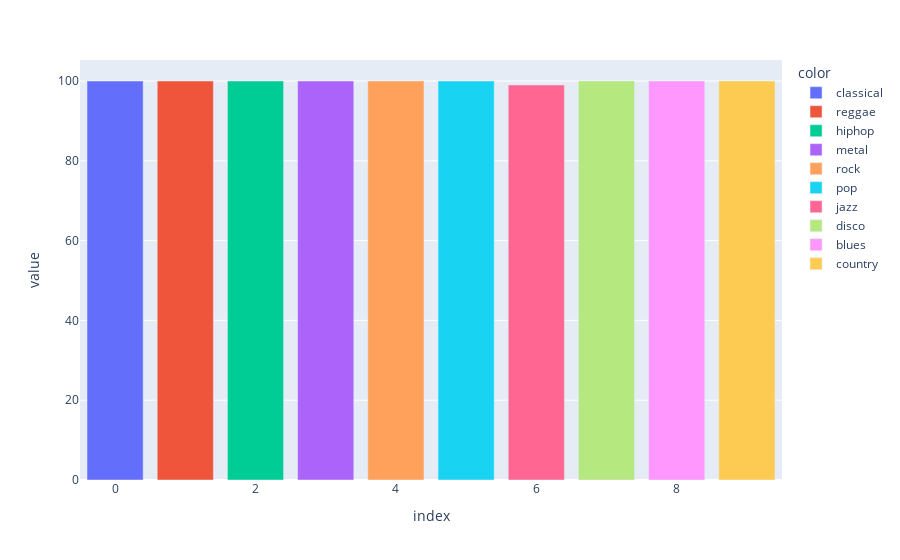

Notebook code for this chart:
### Code cell
counts = list()
for cls in classes_names:
    path = os.path.join(f"/home/Ravikumar/freelance/computer vision/music_genre/dataset/images_original/{cls}")
    c= len(os.listdir(path))
    counts.append(c)
    # print(f"Number of {cls} Samples: {len(os.listdir(path))}")
fig = px.bar(counts,color = classes_names)
fig.show()

### Figure 1 — Plotly figure (JSON) as saved in the notebook; plotly's stock layout.template omitted (floating-point values rounded to 4 significant figures)
{"data": [{"alignmentgroup": "True", "hovertemplate": "color=classical<br>index=%{x}<br>value=%{y}<extra></extra>", "legendgroup": "classical", "marker": {"color": "#636efa", "pattern": {"shape": ""}}, "name": "classical", "offsetgroup": "classical", "orientation": "v", "showlegend": true, "textposition": "auto", "type": "bar", "x": [0], "xaxis": "x", "y": [100], "yaxis": "y"}, {"alignmentgroup": "True", "hovertemplate": "color=reggae<br>index=%{x}<br>value=%{y}<extra></extra>", "legendgroup": "reggae", "marker": {"color": "#EF553B", "pattern": {"shape": ""}}, "name": "reggae", "offsetgroup": "reggae", "orientation": "v", "showlegend": true, "textposition": "auto", "type": "bar", "x": [1], "xaxis": "x", "y": [100], "yaxis": "y"}, {"alignmentgroup": "True", "hovertemplate": "color=hiphop<br>index=%{x}<br>value=%{y}<extra></extra>", "legendgroup": "hiphop", "marker": {"color": "#00cc96", "pattern": {"shape": ""}}, "name": "hiphop", "offsetgroup": "hiphop", "orientation": "v", "showlegend": true, "textposition": "auto", "type": "bar", "x": [2], "xaxis": "x", "y": [100], "yaxis": "y"}, {"alignmentgroup": "True", "hovertemplate": "color=metal<br>index=%{x}<br>value=%{y}<extra></extra>", "legendgroup": "metal", "marker": {"color": "#ab63fa", "pattern": {"shape": ""}}, "name": "metal", "offsetgroup": "metal", "orientation": "v", "showlegend": true, "textposition": "auto", "type": "bar", "x": [3], "xaxis": "x", "y": [100], "yaxis": "y"}, {"alignmentgroup": "True", "hovertemplate": "color=rock<br>index=%{x}<br>value=%{y}<extra></extra>", "legendgroup": "rock", "marker": {"color": "#FFA15A", "pattern": {"shape": ""}}, "name": "rock", "offsetgroup": "rock", "orientation": "v", "showlegend": true, "textposition": "auto", "type": "bar", "x": [4], "xaxis": "x", "y": [100], "yaxis": "y"}, {"alignmentgroup": "True", "hovertemplate": "color=pop<br>index=%{x}<br>value=%{y}<extra></extra>", "legendgroup": "pop", "marker": {"color": "#19d3f3", "pattern": {"shape": ""}}, "name": "pop", "offsetgroup": "pop", "orientation": "v", "showlegend": true, "textposition": "auto", "type": "bar", "x": [5], "xaxis": "x", "y": [100], "yaxis": "y"}, {"alignmentgroup": "True", "hovertemplate": "color=jazz<br>index=%{x}<br>value=%{y}<extra></extra>", "legendgroup": "jazz", "marker": {"color": "#FF6692", "pattern": {"shape": ""}}, "name": "jazz", "offsetgroup": "jazz", "orientation": "v", "showlegend": true, "textposition": "auto", "type": "bar", "x": [6], "xaxis": "x", "y": [99], "yaxis": "y"}, {"alignmentgroup": "True", "hovertemplate": "color=disco<br>index=%{x}<br>value=%{y}<extra></extra>", "legendgroup": "disco", "marker": {"color": "#B6E880", "pattern": {"shape": ""}}, "name": "disco", "offsetgroup": "disco", "orientation": "v", "showlegend": true, "textposition": "auto", "type": "bar", "x": [7], "xaxis": "x", "y": [100], "yaxis": "y"}, {"alignmentgroup": "True", "hovertemplate": "color=blues<br>index=%{x}<br>value=%{y}<extra></extra>", "legendgroup": "blues", "marker": {"color": "#FF97FF", "pattern": {"shape": ""}}, "name": "blues", "offsetgroup": "blues", "orientation": "v", "showlegend": true, "textposition": "auto", "type": "bar", "x": [8], "xaxis": "x", "y": [100], "yaxis": "y"}, {"alignmentgroup": "True", "hovertemplate": "color=country<br>index=%{x}<br>value=%{y}<extra></extra>", "legendgroup": "country", "marker": {"color": "#FECB52", "pattern": {"shape": ""}}, "name": "country", "offsetgroup": "country", "orientation": "v", "showlegend": true, "textposition": "auto", "type": "bar", "x": [9], "xaxis": "x", "y": [100], "yaxis": "y"}], "layout": {"barmode": "relative", "legend": {"title": {"text": "color"}, "tracegroupgap": 0}, "margin": {"t": 60}, "xaxis": {"anchor": "y", "domain": [0, 1], "title": {"text": "index"}}, "yaxis": {"anchor": "x", "domain": [0, 1], "title": {"text": "value"}}}}
